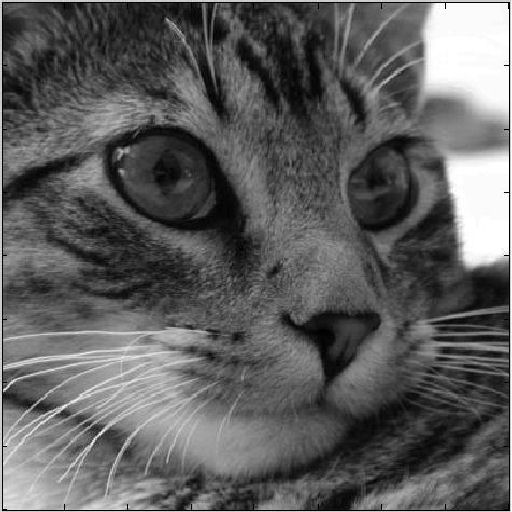
%> input picture CS615/images/Cat.jpg, 512 x 512 px
$ octave exercise1.m   (GNU Octave 9; MATLAB toolbox functions it lacks are replaced by stand-ins)
%> lines starting %> are read from the running program, lines starting %| are printed output that depends on the picture
A = imread('../images/Cat.jpg');
%> A is the input picture: size 512x512 uint8; min 0, max 255, mean 93.9
B = imread('../images/Moon.jpg');
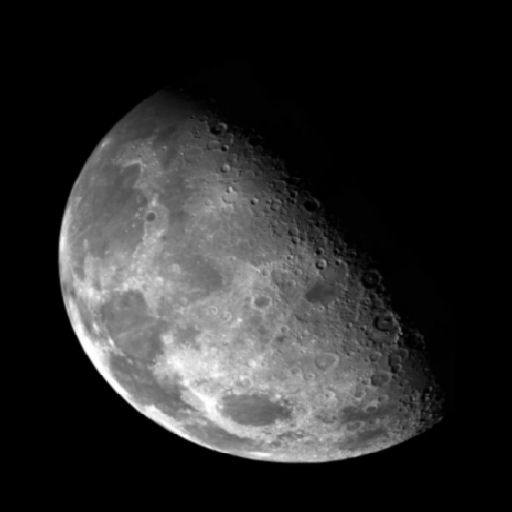
%> input picture CS615/images/Moon.jpg, 512 x 512 px
%> B is the input picture: size 512x512 uint8; min 0, max 255, mean 42.6

# fade one image into another
# pointwise operation

# so given A(i,j) = x and B(i,j) = y:
#   x + ((y-x)/15)
#   x + 2((y-x)/15)
#    ....
#   x + i((y-x)/15)
step = A;
for i=1:15
  step = A + i*((B-A)/15);
  imshow(step)
  drawnow
end
%> this loop made 15 passes
%> pass 3, `step = A + i*((B-A)/15);`:
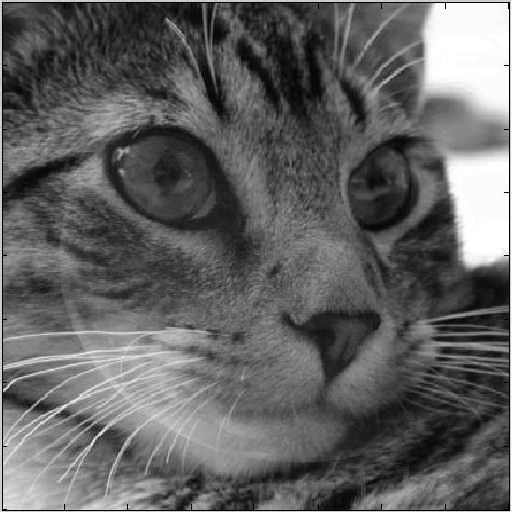
%> step: size 512x512 uint8; min 0, max 255, mean 97.3
